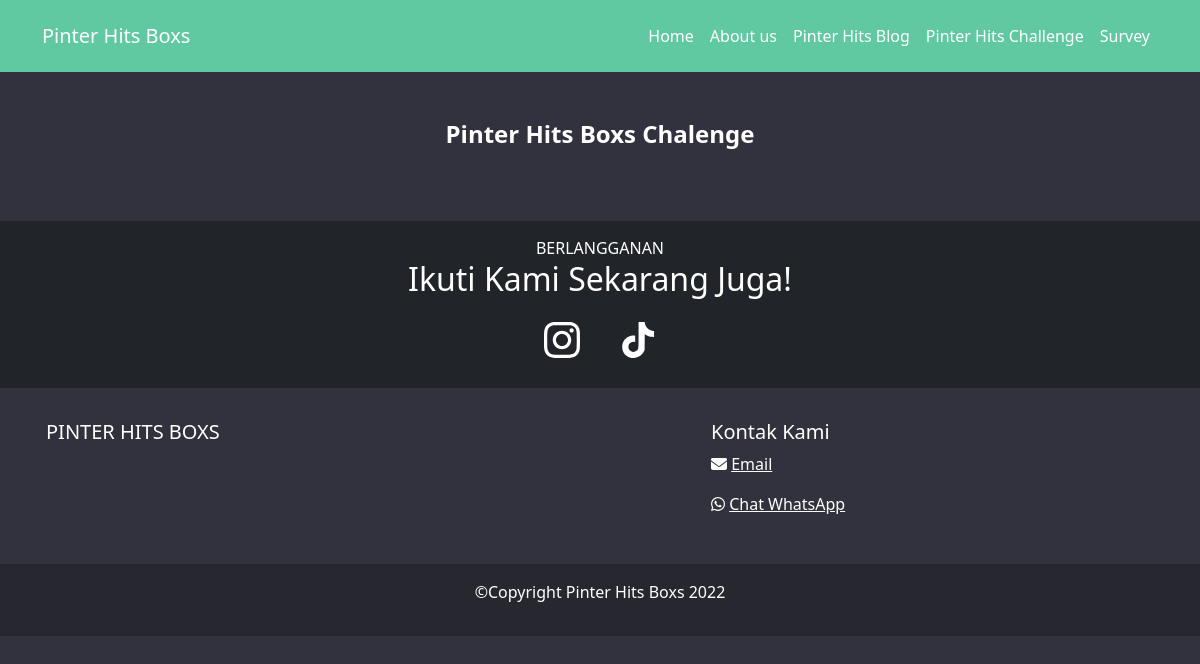
Before: /index.php/home/challenge with the older database file.
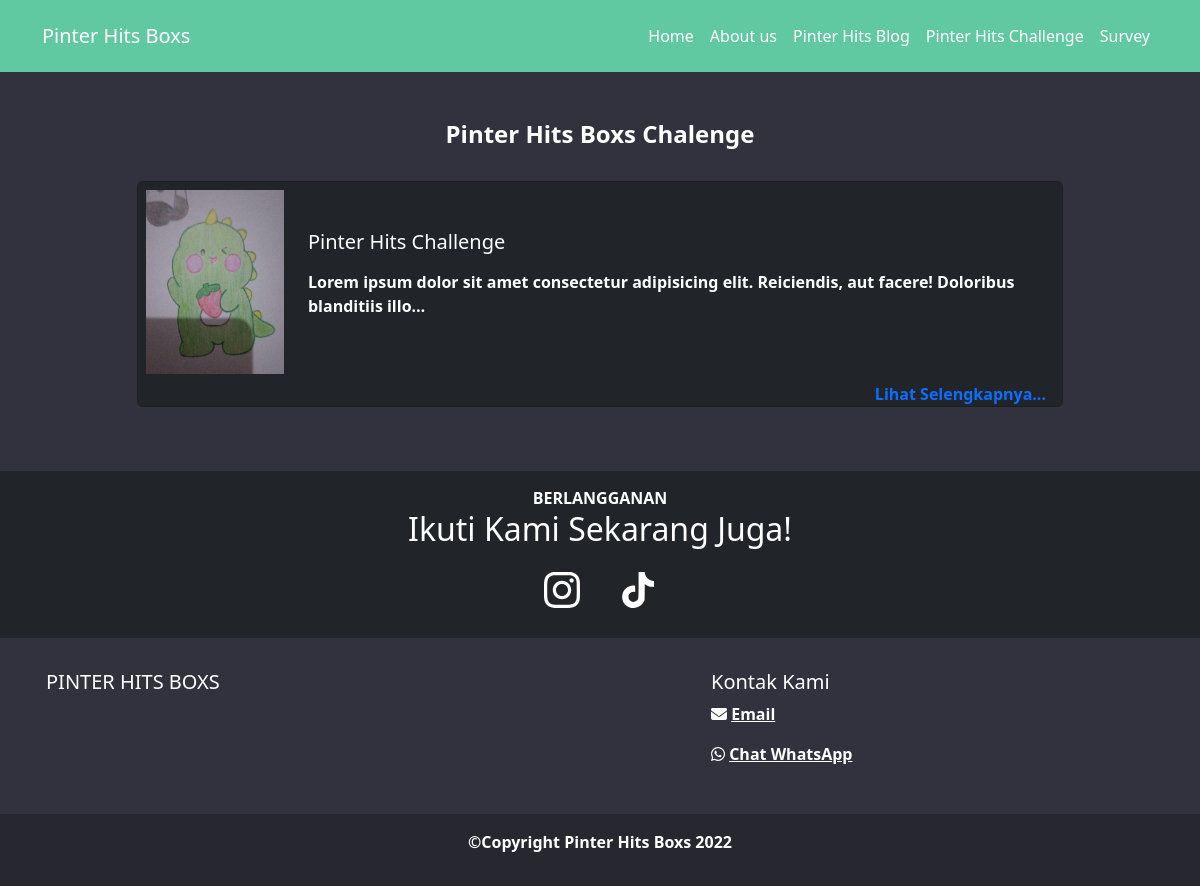
After: the same page with the newer database file.
### tables this page shows
CREATE TABLE `challenge` (
  `id` int(11) NOT NULL,
  `title` varchar(256) NOT NULL,
  `deskripsi` text NOT NULL,
  `sk` text NOT NULL,
  `poster` varchar(256) NOT NULL,
  `tanggal` varchar(128) NOT NULL,
  `periode` varchar(128) NOT NULL
);

### application/controllers/Home.php (called while the page is built, shortened)
<?php
class Home extends CI_Controller
{
    public function challenge()
    {
        $data['title'] = 'Challenge Pinter Hits Boxs';
        $data['challenge'] = $this->db->get('challenge')->result_array();
        $this->load->view('template/home_head', $data);
        $this->load->view('home/challenge', $data);
        $this->load->view('template/home_footer');
    }
}

### index.php (called while the page is built, shortened)
<?php
require_once BASEPATH.'core/CodeIgniter.php';

### application/models/M_pr.php (called while the page is built, shortened)
<?php
class M_pr extends CI_Model
{
    public function shorten($string, $length, $end = '…')
    {
        if (strlen($string) > $length) {
            $length -= strlen($end);
            $string  = substr($string, 0, $length);
            $string .= $end;
        }
        return $string;
    }
}

### application/views/home/challenge.php (the view, shortened to what this page needs)
<section>
    <nav class="navbar navbar-expand-lg navbar-dark bg-green mb-5">
        <div class="container py-2" id="navCont">
            <a class="navbar-brand">Pinter Hits Boxs</a>
            <div class="collapse navbar-collapse" id="navbarNav">
                <ul class="navbar-nav ms-auto">
                    <li class="nav-item">
                        <a class="nav-link active" aria-current="page" href="<?= base_url('home') ?>">Home</a>
                    </li>
                    <li class="nav-item">
                        <a class="nav-link active" href="<?= base_url('home/about') ?>">About us</a>
                    </li>
                    <li class="nav-item">
                        <a class="nav-link active" href="<?= base_url('home/blog') ?>">Pinter Hits Blog</a>
                    </li>
                    <li class="nav-item">
                        <a class="nav-link active" href="<?= base_url('home/challenge') ?>">Pinter Hits Challenge</a>
                    </li>
                    <li class="nav-item">
                        <a class="nav-link active" href="Survey.html">Survey</a>
                    </li>
                </ul>
            </div>
        </div>
    </nav>
</section>
<div class="container my-5 text-white">
    <h4 class="text-white text-center pb-4"><b>Pinter Hits Boxs Chalenge</b></h4>
    <?php foreach ($challenge as $c) : ?>
        <div class="row justify-content-center">
            <div class="col-md-10">
                <div class="card mb-3 text-white bg-dark">
                    <div class="row g-0">
                        <div class="col-md-2 text-center">
                            <img src="<?= base_url() ?>assets/image/challenge/<?= $c['poster'] ?>" style="height:200px" class="img-fluid rounded-start p-2" alt="...">
                        </div>
                        <div class="col-md-10">
                            <div class="card-body py-5">
                                <h5><?= $c['title']; ?></h5>
                                <?php
                                $getData =  $this->M_pr->shorten($c['deskripsi'], 120);
                                ?>
                                <p class="card-text"><?= $getData ?></p>
                                <div class="float-end mt-5">
                                    <a href="<?= base_url('home/detail_challenge') ?>" style="text-decoration: none;">Lihat Selengkapnya...</a>
                                </div>
                            </div>
                        </div>
                    </div>
                </div>
            </div>
        </div>
    <?php endforeach; ?>
</div>

### application/views/template/home_head.php (shortened to what this page needs)
<!DOCTYPE html>
<html lang="en">
<head>
    <link href="https://cdn.jsdelivr.net/npm/bootstrap@5.2.1/dist/css/bootstrap.min.css" rel="stylesheet">
    <link rel="stylesheet" href="<?= base_url() ?>assets/css/style.css">
    <link rel="stylesheet" href="https://unpkg.com/aos@next/dist/aos.css" />
</head>
<body>

### application/views/template/home_footer.php (shortened to what this page needs)
<div class="home-subscribe-container t-5 bg-dark">
    <div class="container-fluid">
        <div class="row">
            <div class="col-12">
                <div class="caption-group text-center text-white">
                    <div class="sub-caption">BERLANGGANAN</div>
                    <div class="caption">
                        <h2>Ikuti Kami Sekarang Juga!</h2>
                    </div>
                </div>
                <div class="d-flex justify-content-center subscribe-social-medias mt-4">
                    <a class="pr-5" rel="noreferrer" aria-label=" Instagram Social Media link" href="https://www.instagram.com/pinterhitsbox" target="_blank">
                        <img alt="" src="<?= base_url() ?>assets/svg/instagram-w.svg">
                    </a>
                    <a rel="noreferrer" aria-label="tiktok Social Media link" href="https://www.tiktok.com/@pinterhitsbox" target="_blank">
                        <img alt="" src="<?= base_url() ?>assets/svg/tiktok-w.svg" width="36px">
                    </a>
                </div>
            </div>
        </div>
    </div>
</div>
<footer class="footer mt-auto">
    <div class="container pt-md-3 pb-md-3 text-left text-md-left">
        <div class="row text-white">
            <div class="col-md-7 col-lg-7 col-sm-12 mt-md-0 mt-3 p-3">
                <h5 class="text-uppercase">Pinter Hits Boxs</h5>
            </div>
            <div class="col-md-4 col-lg-5 col-sm-12 mt-md-0 p-3">
                <div class="col-lg-9 text-center text-lg-left pt-3 pt-lg-0">
                    <div class="h5" style="
                        text-align: start;
                    ">Kontak Kami</div>
                </div>
                <p class="pl-3"><i class="fas fa-envelope"></i></b> <a class="home-cs-card" href="mailto:nicoxcode30@gmail.com" target="_blank" rel="noreferrer" style="color: white;">Email</a></p>
                <p class="pl-3"><i class="fab fa-whatsapp"></i></b> <a href="https://wa.me/62859126462972" style="color: white;">Chat WhatsApp</a></p>
            </div>
        </div>
    </div>
    <div class="footer-copyright text-center py-3 foterr">
        <p> ©Copyright Pinter Hits Boxs 2022 </p>
    </div>
</footer>
</body>
</html>

### assets/css/style.css (style rules this page uses)
.home-subscribe-container { background-color: #272730; padding: 15px 0 30px; margin: 28px 0 0 }
.home-subscribe-container .subscribe-social-medias a { display: block; margin: 0 15px }
@media (min-width:576px) { .home-subscribe-container .subscribe-social-medias a { margin: 0 20px } }
@media (min-width:576px) { .home-subscribe-container .subscribe-social-medias a { display: block; margin: 0 15px } }
.footer-copyright { color: white; background-color: #272730; }
body { background-color: #32323e !important; }
.bg-green { background-color: #61c9a1; }

### application/views/template/home_head.php (style rules this page uses)
.bg-green { background-color: #61c9a1; }

Changed rows visible on the page:
added challenge: poster (picture), title "Pinter Hits Challenge", deskripsi "Lorem ipsum dolor sit amet consectetur adipisicing elit. Reiciendis, aut facere! Doloribus blanditiis illo…"
